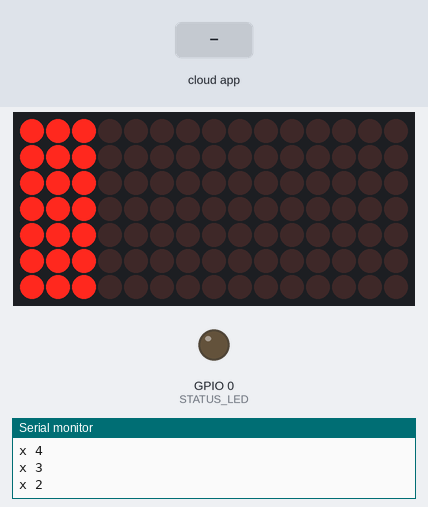
Simulated run of this sketch. Board: ESP32. On the bench: 15×7 LED matrix, output pins drawn as LEDs (lit = HIGH), the last lines printed to the serial monitor. Inputs (shaded band) come from the test bench.

Above: at 3.4 s.
6.6 s: the phone or cloud app sets swisher to swish
At 7.1 s:
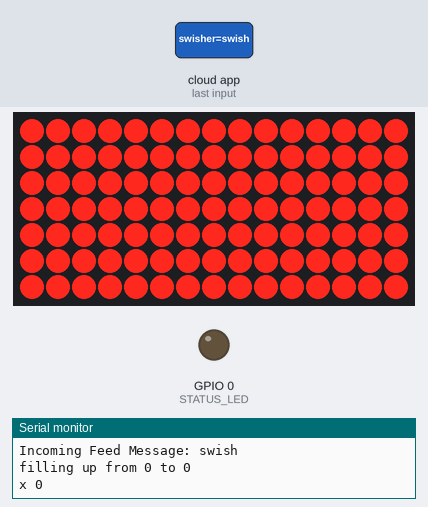
8.2 s: the phone or cloud app sets swisher to dark
At 8.61 s:
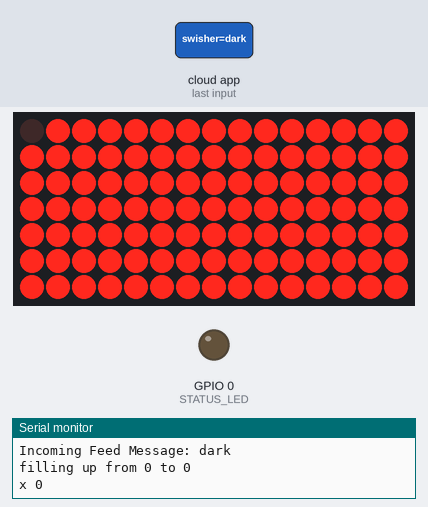
At 9.8 s:
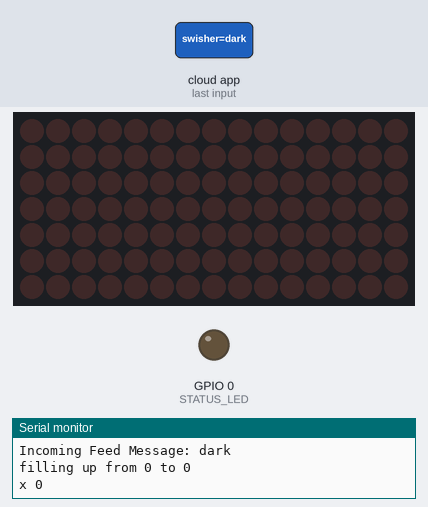
Timing chart, 0 to 11.3 s (numbered marks = the images above; inputs shaded):
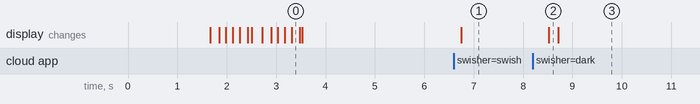

Measured:
- after the input at 6.6 s, the display: changes after 0.15 s (image 1)
- after the input at 8.2 s, the display: changes after 0.32 s (image 2)

The sketch:

swirldemo.ino
```cpp
#include "config.h"
#include <Wire.h>
#include <Adafruit_GFX.h>
#include <Adafruit_IS31FL3731.h>

// If you're using the full breakout...
//Adafruit_IS31FL3731 ledmatrix = Adafruit_IS31FL3731();
// If you're using the FeatherWing version
Adafruit_IS31FL3731_Wing ledmatrix = Adafruit_IS31FL3731_Wing();

#define WING_WIDTH 7
#define WING_HEIGHT 15

#define DEFAULT_BRIGHTNESS 80

// The lookup table to make the brightness changes be more visible
uint8_t sweep[] = {1, 2, 3, 4, 6, 8, 10, 15, 20, 20, 80, 120, 120, 80, 20, 20, 15, 10, 8, 6, 4, 3, 2, 1};

#define MODE_DARK 0
#define MODE_SWISH 1
#define MODE_FILL 2

#define IO_LOOP_DELAY 5000

uint8_t currentMode = MODE_DARK;
int loop_count = 0;
unsigned long lastUpdate;
uint8_t fill_level = 0;

// set up the 'servo' feed
AdafruitIO_Feed *commandfeed = io.feed("swisher");

void setup() {
  Serial.begin(115200);
  Serial.println("ISSI swirl test");

  if (! ledmatrix.begin()) {
    Serial.println("IS31 not found");
    while (1);
  }
  Serial.println("IS31 found!");


  Serial.println("Connecting to Adafruit IO");
  io.connect();

  commandfeed->onMessage(handleMessage);

  // wait for a connection
  while(io.status() < AIO_CONNECTED) {
    Serial.print(".");
    delay(500);
  }
  Serial.println("");

  // Because Adafruit IO doesn't support the MQTT retain flag, we can use the
  // get() function to ask IO to resend the last value for this feed to just
  // this MQTT client after the io client is connected.
  commandfeed->get();

  Serial.println();
  Serial.println(io.statusText());

  pinMode(STATUS_LED, OUTPUT);

  fill(WING_HEIGHT, DEFAULT_BRIGHTNESS);
  fill(0, DEFAULT_BRIGHTNESS);

}

void loop() {
  io.run();

  if (currentMode == MODE_SWISH) {
    // animate over all the pixels, and set the brightness from the sweep table
    swish();
  }
  if (currentMode == MODE_DARK) {
    dark();
  }

  delay(20);
}

void handleMessage(AdafruitIO_Data *data) {
  Serial.printf("Incoming Feed Message: %s\n", data->value());

  if (data->toInt() >= 0 && data->toInt() <= WING_HEIGHT) {
    fill(data->toInt(), DEFAULT_BRIGHTNESS);
    currentMode = MODE_FILL;
  }

  if (data->toString() == "dark") {
    currentMode = MODE_DARK;
  }

  if (data->toString() == "swish") {
    currentMode = MODE_SWISH;
  }
}

void fill(uint8_t lines, uint8_t brightness) {

  if (lines < fill_level) {
    Serial.printf("filling down from %d to %d\n", fill_level, lines);
    for (int x = fill_level; x >= lines; x--) {
      Serial.printf("x %d\n", x);
      ledmatrix.fillRect(x, 0, WING_HEIGHT, WING_WIDTH, 0);
//      ledmatrix.fillRect(0, 0, x, WING_WIDTH, brightness);
      delay(50);
    }
  } else {
    Serial.printf("filling up from %d to %d\n", fill_level, lines);
    for (int x = fill_level; x <= lines; x++) {
      Serial.printf("x %d\n", x);
      ledmatrix.fillRect(0, 0, x, WING_WIDTH, brightness);
      delay(50);
    }
  }
  fill_level = lines;
}

void dark() {
    for (uint8_t x = 0; x < 16; x++)
      for (uint8_t y = 0; y < 9; y++) {
        ledmatrix.drawPixel(x, y, 0);
        delay(1);
      }

}

void swish() {

  for (uint8_t incr = 0; incr < 24; incr++)
    for (uint8_t x = 0; x < 16; x++)
      for (uint8_t y = 0; y < 9; y++)
        ledmatrix.drawPixel(x, y, sweep[(x+y+incr)%24]);

}

void flashLED(uint8_t pin) {
  digitalWrite(pin, HIGH);
  delay(500);
  digitalWrite(pin, LOW);
}
```

config-example.h
```cpp
// visit io.adafruit.com if you need to create an account,
// or if you need your Adafruit IO key.
#define IO_USERNAME  "YOUR USERNAME"
#define IO_KEY       "YOUR TOKEN"

#define WIFI_SSID "YOUR Wifi SSID"
#define WIFI_PASS "YOUR WiFi Password"

// comment out the following lines if you are using fona or ethernet
#include "AdafruitIO_WiFi.h"


#if defined(USE_AIRLIFT) || defined(ADAFRUIT_METRO_M4_AIRLIFT_LITE) ||         \
    defined(ADAFRUIT_PYPORTAL)
// Configure the pins used for the ESP32 connection
#if !defined(SPIWIFI_SS) // if the wifi definition isnt in the board variant
// Don't change the names of these #define's! they match the variant ones
#define SPIWIFI SPI
#define SPIWIFI_SS 10  // Chip select pin
#define SPIWIFI_ACK 9  // a.k.a BUSY or READY pin
#define ESP32_RESETN 6 // Reset pin
#define ESP32_GPIO0 -1 // Not connected
#endif
AdafruitIO_WiFi io(IO_USERNAME, IO_KEY, WIFI_SSID, WIFI_PASS, SPIWIFI_SS,
                   SPIWIFI_ACK, ESP32_RESETN, ESP32_GPIO0, &SPIWIFI);
#else
AdafruitIO_WiFi io(IO_USERNAME, IO_KEY, WIFI_SSID, WIFI_PASS);
#endif

#define STATUS_LED  0
```
